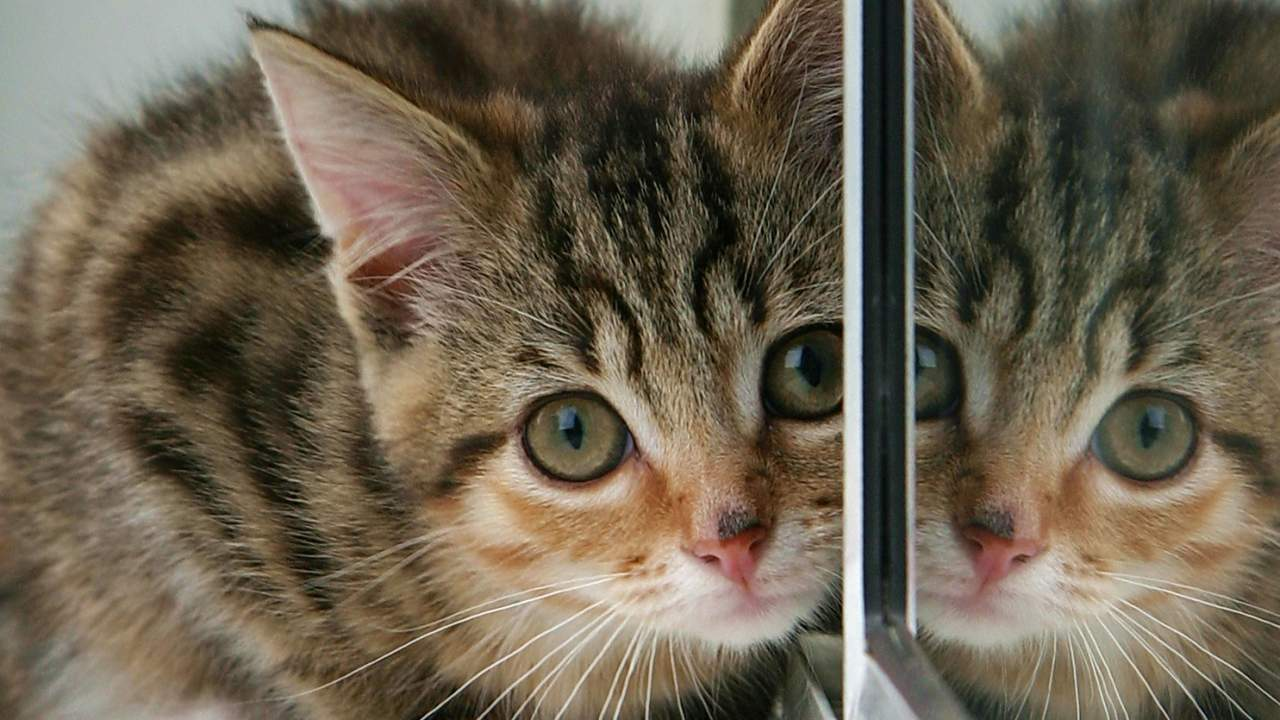
#> input picture 03-python-scientific-computation/res/Cat.png, 1280 x 720 px
$ jupyter execute --allow-errors compression.ipynb
#> lines starting #> are read from the running program, lines starting #| are printed output that depends on the picture
# Penerapan Dekomposisi Nilai Singular Untuk Mengkompresi Citra

[cell 1]
import sys
import numpy as np
import cv2 as cv
import matplotlib.pyplot as plt
import ipywidgets as widgets
from numpy.core.fromnumeric import size

Paket OpenCV dapat mengambil data dari gambar, gif, maupun video. Fungsi `imread` akan mengembalikan nilai berupa `numpy.array`.

[cell 2]
# Specify path relative to current file.
img_path = "./res/Cat.png"
# Read image and convert to the 3 channel BGR color.
img = cv.imread(img_path, cv.IMREAD_COLOR)
#> img is the input picture: shape (720, 1280, 3); mean B, G, R 79.1, 96.9, 107.3

if img is None:
    sys.exit("Image could not be read.")
print("Image properties:\n",
    f"Shape: {img.shape}\n",
    f"Size:  {img.size:,} bytes")
#| Image properties:
#|  Shape: (720, 1280, 3)
#|  Size:  2,764,800 bytes

# OpenCV uses BGR format while matplotlib uses RGB format.
img_plot = plt.imshow(cv.cvtColor(img, cv.COLOR_BGR2RGB))
plt.show()

Untuk memudahkan perhitungan, gambar yang awalnya memiliki tiga kanal warna diubah menjadi format keabuan yang memiliki satu kanal warna.

[cell 3]
# Convert image into single channel greyscale format.
imgGrey = cv.cvtColor(img, cv.COLOR_BGR2GRAY)
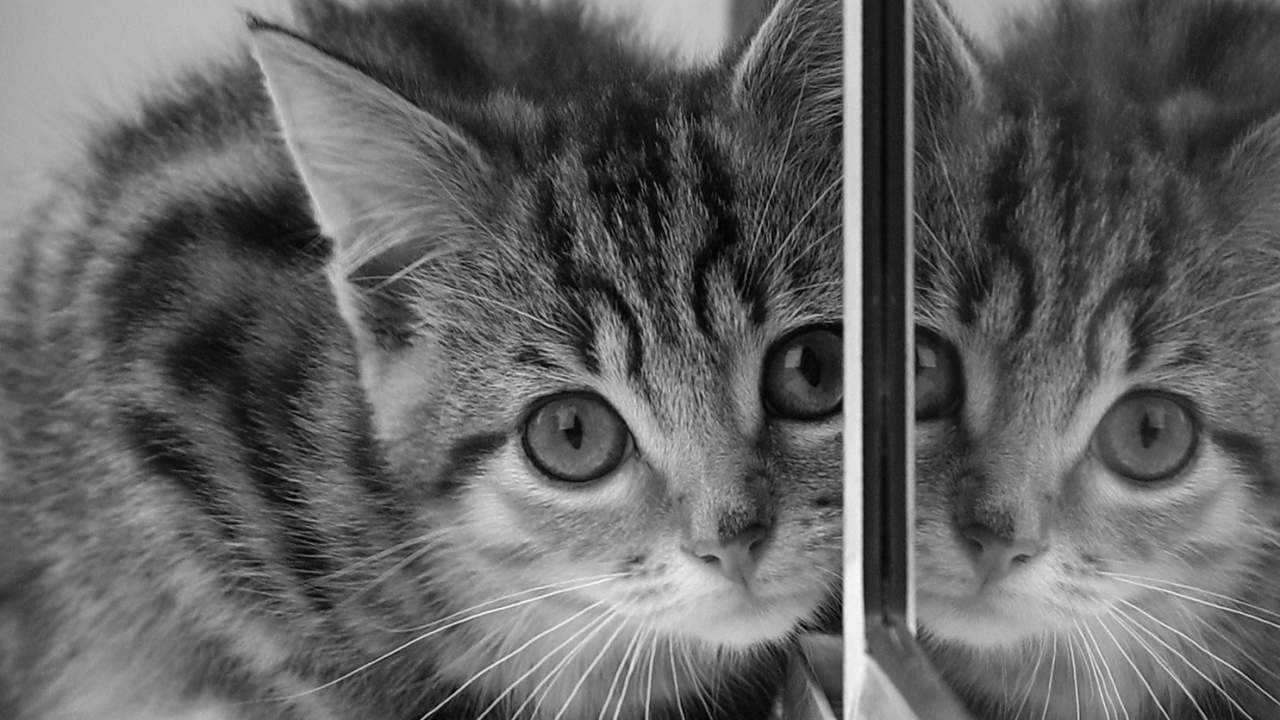
#> imgGrey: shape (720, 1280); min 0, max 252, mean 98
print("Image properties:\n",
    f"Shape: {imgGrey.shape}\n",
    f"Size:  {imgGrey.size:,} bytes")
#| Image properties:
#|  Shape: (720, 1280)
#|  Size:  921,600 bytes

imgGrey_plot = plt.imshow(imgGrey)
imgGrey_plot.set_cmap('gray')
plt.show()

## Dekomposisi Nilai Singular

**Dekomposisi nilai singular** adalah faktorisasi matriks persegi panjang berukuran $m \times n$ menjadi matrix vektor singular $U$, $V$ dan matriks diagonal nilai singular $\Sigma$.

$$
X = U \Sigma V^\top
$$

[cell 4]
# Singular value decomposition
U, s, Vt = np.linalg.svd(imgGrey, full_matrices=False)
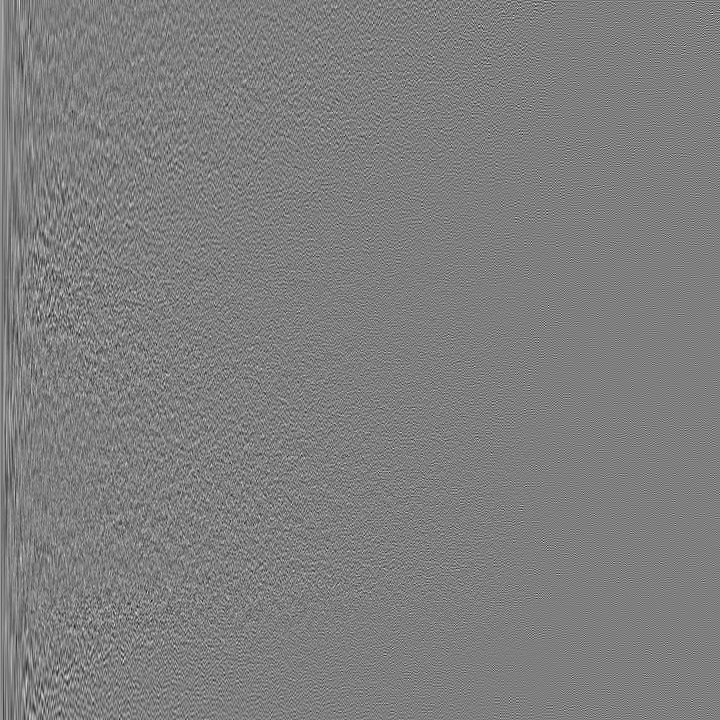
#> U: shape (720, 720) float64; min -0.23, max 0.231, mean 4.95e-05; drawn with min black and max white
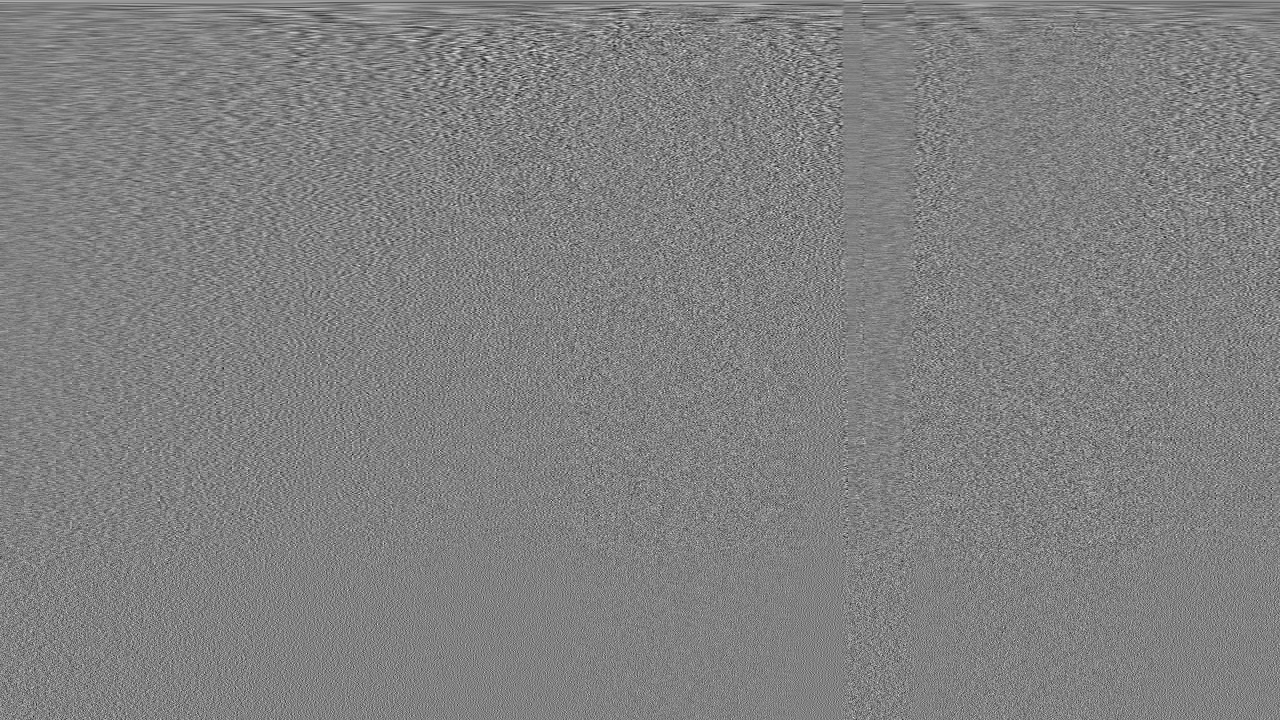
#> Vt: shape (720, 1280) float64; min -0.164, max 0.16, mean 3.33e-05; drawn with min black and max white
#> s = 720 values, max 97793.3 at index 0, min 4.11 at index 719, mean 588.5
S = np.diag(s)

rSlider = widgets.IntSlider(
    value=s.size//2.41,
    min=0,
    max=s.size,
    step=s.size//100,
    description="Rank: ",
)
rText = widgets.IntText(description="Value: ")
widgets.link((rSlider, "value"), (rText, "value"))
widgets.VBox([rSlider, rText])

## Rekonstruksi Gambar

Jika $r$ kolom pertama matriks $U$, r nilai singular pertama matriks diagonal $\Sigma$, dan r kolom pertama matriks $V^\top$ dikalikan. Maka akan didapat nilai perkiraan matriks semula dari gambar yang didekomposisi.

#> (a cell that did not finish here is left out)

[cell 6]
plt.figure(1)
plt.semilogy(np.diag(S))
plt.title("Singular Values")
plt.show()
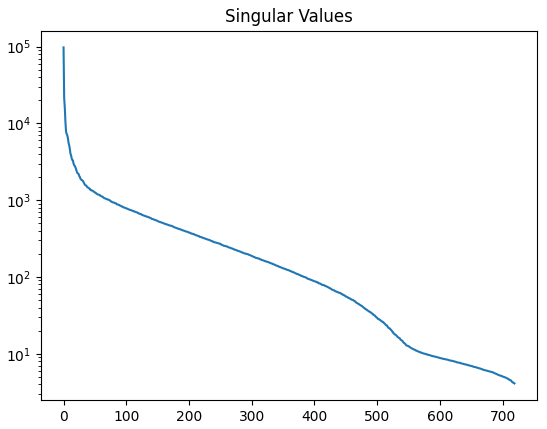
#> figure drawn by matplotlib, 1 panel; curve peaks at x = 0, y = 97793.3

plt.figure(2)
plt.plot(np.cumsum(np.diag(S))/np.sum(np.diag(S)))
plt.title("Singular Values: Cumulative Sum")
plt.show()
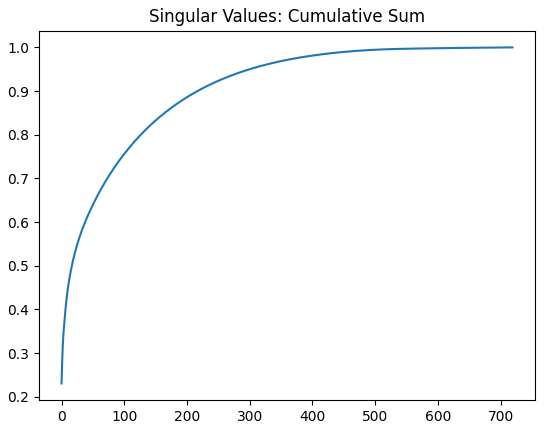
#> figure drawn by matplotlib, 1 panel; curve peaks at x = 719, y = 1

$ run again, with 03-python-scientific-computation/res/road.jpg saved as 03-python-scientific-computation/res/Cat.png
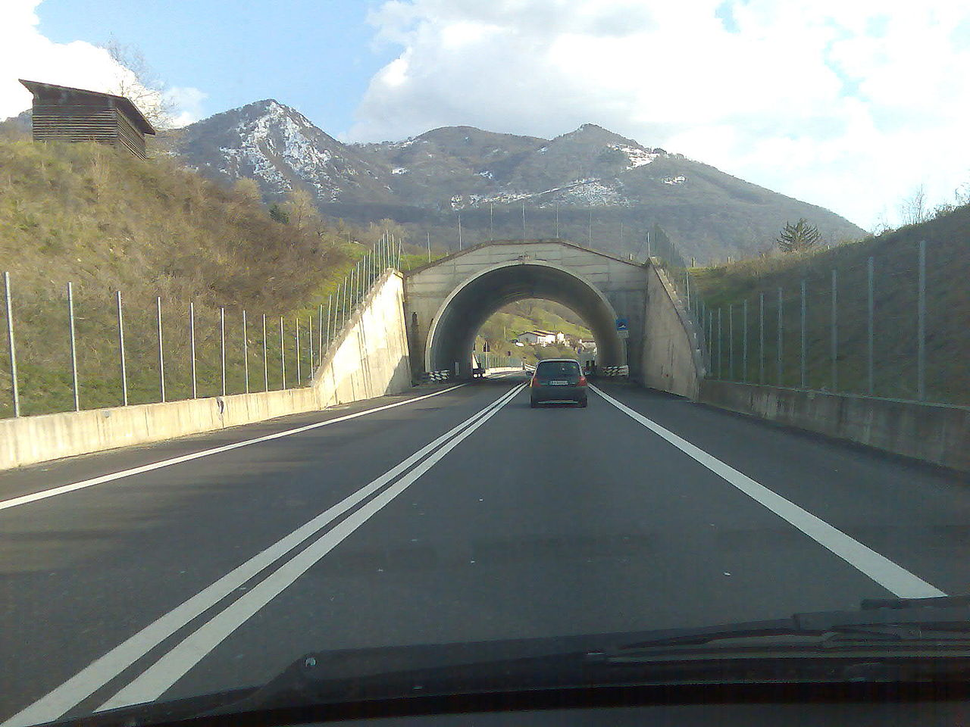
#> input picture 03-python-scientific-computation/res/road.jpg, 970 x 727 px, shrunk from 1280 x 960 before the run
#> img is the input picture: shape (727, 970, 3); mean B, G, R 127.8, 131.1, 124
#| Image properties:
#|  Shape: (727, 970, 3)
#|  Size:  2,115,570 bytes
#| Image properties:
#|  Shape: (727, 970)
#|  Size:  705,190 bytes
#> `U, s, Vt = np.linalg.svd(imgGrey, full_matrices=False)`:
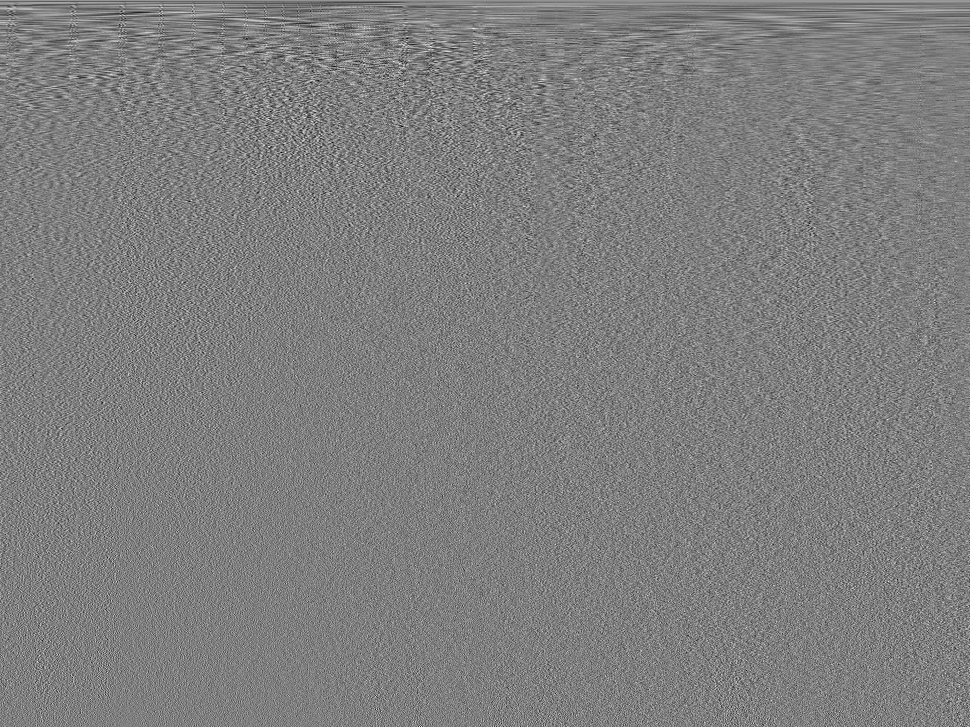
#> Vt: shape (727, 970) float64; min -0.185, max 0.187, mean 4.37e-05; drawn with min black and max white
#> s = 727 values, max 118570.9 at index 0, min 3.09 at index 726, mean 594.5
#> `plt.show()`:
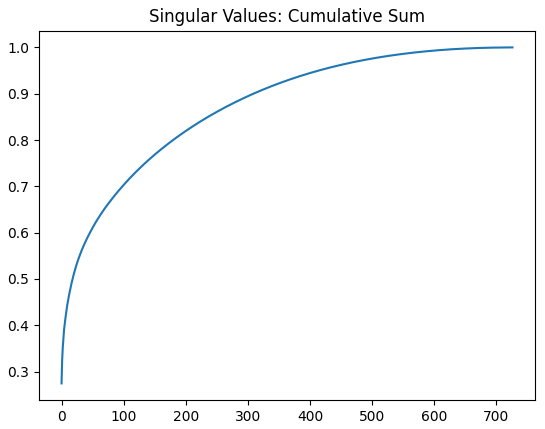
#> figure drawn by matplotlib, 1 panel; curve peaks at x = 726, y = 1
